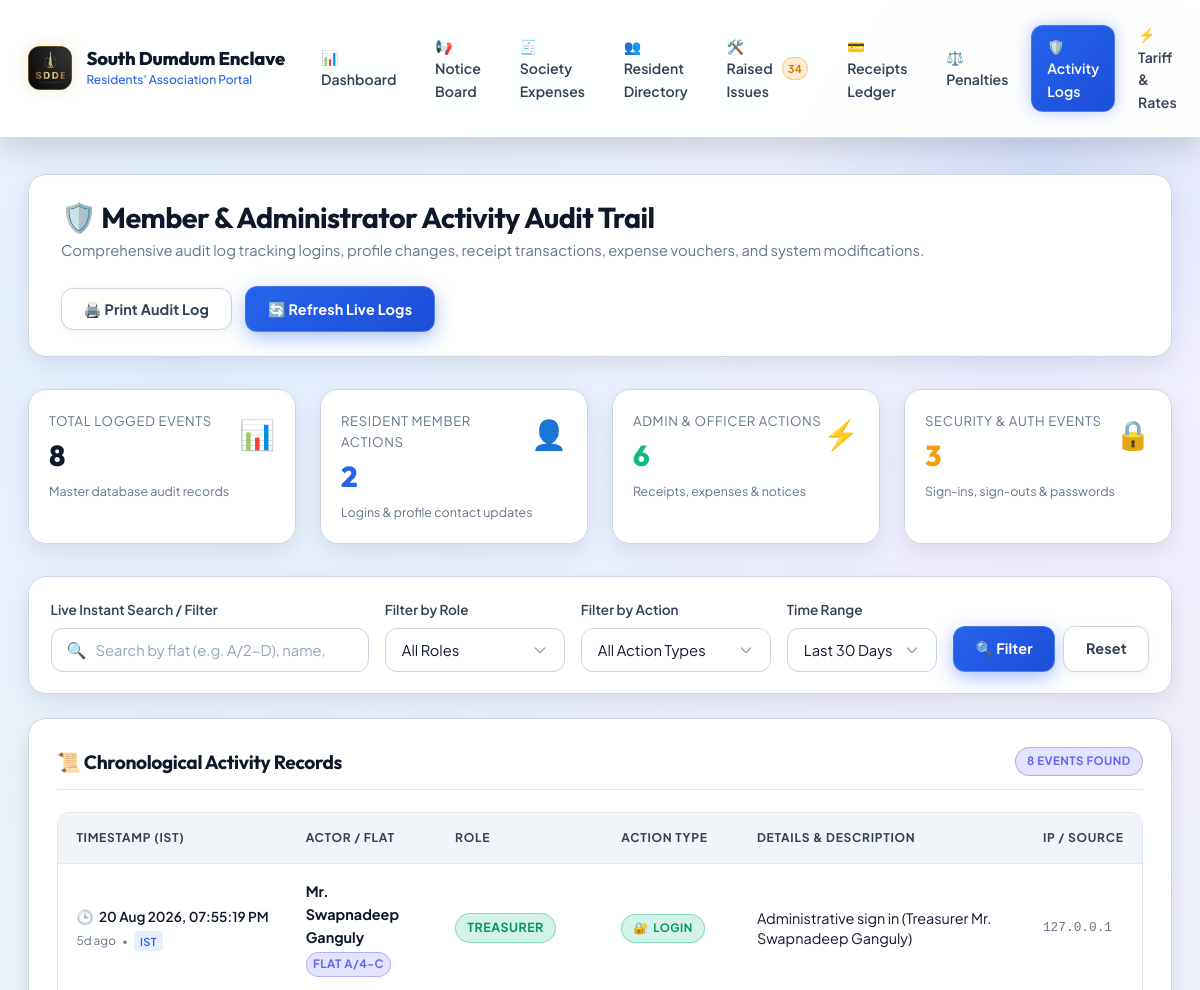
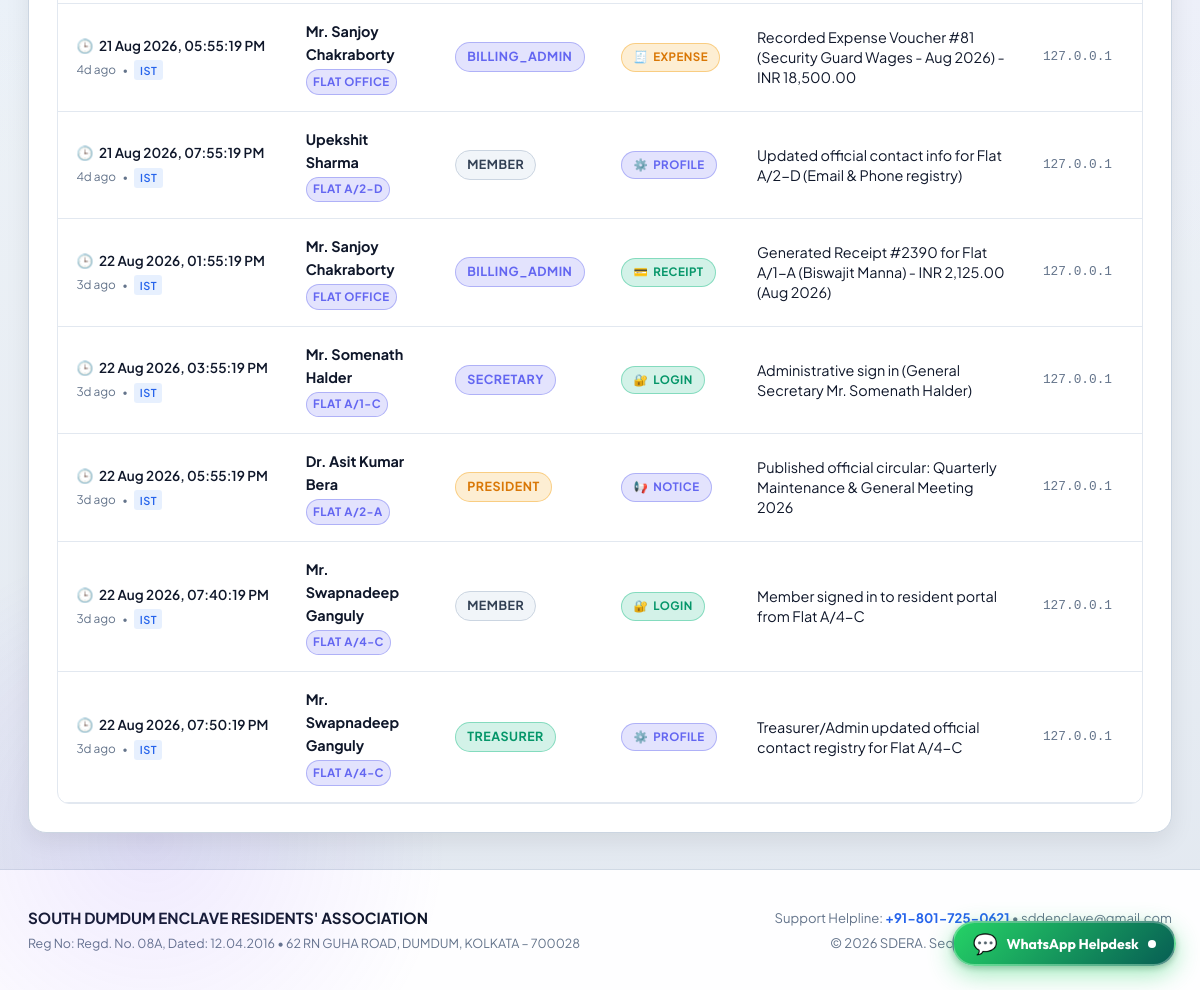
/admin/audit-logs (signed in), run on the app's committed database (2 pictures, top to bottom).
### tables this page shows
CREATE TABLE tbl_activity_logs (
        id INTEGER PRIMARY KEY AUTOINCREMENT,
        actor_username TEXT NOT NULL,
        actor_name TEXT,
        actor_role TEXT DEFAULT 'MEMBER',
        flat_no TEXT DEFAULT '-',
        action_type TEXT NOT NULL,
        description TEXT NOT NULL,
        ip_address TEXT DEFAULT '127.0.0.1',
        created_at TIMESTAMP DEFAULT CURRENT_TIMESTAMP
    );

### app.py (the view)
@app.route('/admin/audit-logs')
@roles_required('super_admin', 'billing_admin', 'president', 'secretary', 'treasurer', 'caretaker')
def admin_audit_logs():
    search_q = request.args.get('q', '').strip()
    role_filter = request.args.get('role', '').strip()
    action_filter = request.args.get('action', '').strip()
    days_filter = request.args.get('days', '30').strip()
    query = "SELECT * FROM tbl_activity_logs WHERE 1=1"
    params = []
    if search_q:
        query += " AND (actor_username LIKE %s OR actor_name LIKE %s OR flat_no LIKE %s OR description LIKE %s OR action_type LIKE %s)"
        params.extend([f"%{search_q}%", f"%{search_q}%", f"%{search_q}%", f"%{search_q}%", f"%{search_q}%"])
    if role_filter:
        query += " AND actor_role = %s"
        params.append(role_filter)
    if action_filter:
        query += " AND action_type = %s"
        params.append(action_filter)
    if days_filter and days_filter.isdigit():
        d_val = int(days_filter)
        if d_val > 0:
            query += " AND created_at >= %s"
            params.append((get_ist_now().replace(tzinfo=None) - timedelta(days=d_val)).strftime('%Y-%m-%d %H:%M:%S'))
    query += " ORDER BY id DESC LIMIT 500"
    try:
        logs = query_db(query, params) or []
    except Exception as err:
        app.logger.warning(f"Failed to query audit logs: {err}")
        logs = []
    try:
        stats_row = query_db("""
            SELECT
                COUNT(*) as total,
                COALESCE(SUM(CASE WHEN actor_role = 'MEMBER' THEN 1 ELSE 0 END), 0) as member,
                COALESCE(SUM(CASE WHEN actor_role != 'MEMBER' THEN 1 ELSE 0 END), 0) as admin,
                COALESCE(SUM(CASE WHEN action_type IN ('LOGIN', 'LOGOUT', 'PASSWORD_CHANGE') THEN 1 ELSE 0 END), 0) as security
            FROM tbl_activity_logs
        """, one=True)
        stats = {
            'total': int(stats_row['total'] or 0) if stats_row else 0,
            'member': int(stats_row['member'] or 0) if stats_row else 0,
            'admin': int(stats_row['admin'] or 0) if stats_row else 0,
            'security': int(stats_row['security'] or 0) if stats_row else 0
        }
    except Exception:
        stats = {'total': len(logs), 'member': 0, 'admin': len(logs), 'security': 0}
    try:
        distinct_roles = query_db("SELECT DISTINCT actor_role FROM tbl_activity_logs WHERE actor_role IS NOT NULL ORDER BY actor_role") or []
        distinct_actions = query_db("SELECT DISTINCT action_type FROM tbl_activity_logs WHERE action_type IS NOT NULL ORDER BY action_type") or []
    except Exception:
        distinct_roles = []
        distinct_actions = []
    return render_template(
        'admin_audit_logs.html',
        logs=logs,
        stats=stats,
        distinct_roles=distinct_roles,
        distinct_actions=distinct_actions,
        search_q=search_q,
        current_role=role_filter,
        current_action=action_filter,
        current_days=days_filter
    )

### templates/admin_audit_logs.html (shortened to what this page needs)
{% extends 'base.html' %}
{% block content %}
<div class="page-header">
    <div class="page-header-title">
        <h2>🛡️ Member & Administrator Activity Audit Trail</h2>
        <p>Comprehensive audit log tracking logins, profile changes, receipt transactions, expense vouchers, and system modifications.</p>
    </div>
    <div class="page-header-actions">
        <button type="button" class="btn btn-secondary" onclick="window.print()">
            🖨️ Print Audit Log
        </button>
        <a href="{{ url_for('admin_audit_logs') }}" class="btn btn-primary">
            🔄 Refresh Live Logs
        </a>
    </div>
</div>
<div class="grid-4" style="margin-bottom: 2rem;">
    <div class="card" style="padding: 1.25rem;">
        <div style="display: flex; justify-content: space-between; align-items: flex-start;">
            <div>
                <p class="text-muted" style="font-size: 0.82rem; margin: 0 0 0.35rem; text-transform: uppercase; letter-spacing: 0.05em;">Total Logged Events</p>
                <h3 style="font-size: 1.8rem; margin: 0; font-weight: 800; color: var(--text-main);">{{ stats.total }}</h3>
            </div>
            <span style="font-size: 1.8rem;">📊</span>
        </div>
        <div style="margin-top: 0.6rem; font-size: 0.78rem;" class="text-muted">Master database audit records</div>
    </div>
    <div class="card" style="padding: 1.25rem;">
        <div style="display: flex; justify-content: space-between; align-items: flex-start;">
            <div>
                <p class="text-muted" style="font-size: 0.82rem; margin: 0 0 0.35rem; text-transform: uppercase; letter-spacing: 0.05em;">Resident Member Actions</p>
                <h3 style="font-size: 1.8rem; margin: 0; font-weight: 800; color: #2563eb;">{{ stats.member }}</h3>
            </div>
            <span style="font-size: 1.8rem;">👤</span>
        </div>
        <div style="margin-top: 0.6rem; font-size: 0.78rem;" class="text-muted">Logins & profile contact updates</div>
    </div>
    <div class="card" style="padding: 1.25rem;">
        <div style="display: flex; justify-content: space-between; align-items: flex-start;">
            <div>
                <p class="text-muted" style="font-size: 0.82rem; margin: 0 0 0.35rem; text-transform: uppercase; letter-spacing: 0.05em;">Admin & Officer Actions</p>
                <h3 style="font-size: 1.8rem; margin: 0; font-weight: 800; color: #10b981;">{{ stats.admin }}</h3>
            </div>
            <span style="font-size: 1.8rem;">⚡</span>
        </div>
        <div style="margin-top: 0.6rem; font-size: 0.78rem;" class="text-muted">Receipts, expenses & notices</div>
    </div>
    <div class="card" style="padding: 1.25rem;">
        <div style="display: flex; justify-content: space-between; align-items: flex-start;">
            <div>
                <p class="text-muted" style="font-size: 0.82rem; margin: 0 0 0.35rem; text-transform: uppercase; letter-spacing: 0.05em;">Security & Auth Events</p>
                <h3 style="font-size: 1.8rem; margin: 0; font-weight: 800; color: #f59e0b;">{{ stats.security }}</h3>
            </div>
            <span style="font-size: 1.8rem;">🔒</span>
        </div>
        <div style="margin-top: 0.6rem; font-size: 0.78rem;" class="text-muted">Sign-ins, sign-outs & passwords</div>
    </div>
</div>
<div class="card filter-box" style="margin-bottom: 1.5rem; padding: 1.35rem;">
    <form method="GET" action="{{ url_for('admin_audit_logs') }}" style="display: flex; gap: 1rem; align-items: flex-end; flex-wrap: wrap;">
        <div style="flex: 1 1 240px; min-width: 0;">
            <label class="form-label" for="liveAuditSearch">Live Instant Search / Filter</label>
            <div class="live-search-box">
                <span class="search-icon">🔍</span>
                <input type="text" id="liveAuditSearch" name="q" value="{{ search_q or '' }}" class="form-control" placeholder="Search by flat (e.g. A/2-D), name, action, or keyword..." data-live-search="#auditLogsTable" data-search-counter="#auditCountBadge" data-clear-btn="clearAuditSearch">
            </div>
        </div>
        <div style="flex: 0 1 180px; min-width: 0;">
            <label class="form-label" for="roleFilter">Filter by Role</label>
            <select id="roleFilter" name="role" class="form-select">
                <option value="">All Roles</option>
            </select>
        </div>
        <div style="flex: 0 1 190px; min-width: 0;">
            <label class="form-label" for="actionFilter">Filter by Action</label>
            <select id="actionFilter" name="action" class="form-select">
                <option value="">All Action Types</option>
            </select>
        </div>
        <div style="flex: 0 1 150px; min-width: 0;">
            <label class="form-label" for="daysFilter">Time Range</label>
            <select id="daysFilter" name="days" class="form-select">
                <option value="30" {% if current_days == '30' or not current_days %}selected{% endif %}>Last 30 Days</option>
            </select>
        </div>
        <div style="display: flex; gap: 0.5rem; flex-wrap: wrap;">
            <button type="submit" class="btn btn-primary">🔍 Filter</button>
            <a href="{{ url_for('admin_audit_logs') }}" class="btn btn-secondary">Reset</a>
        </div>
    </form>
</div>
<div class="card">
    <div class="card-header">
        <h3 class="card-title">📜 Chronological Activity Records</h3>
        <div style="display: flex; align-items: center; gap: 0.75rem;">
            <span id="auditCountBadge" class="badge badge-info">{{ logs|length }} Events Found</span>
        </div>
    </div>
    <div class="table-container">
        <table class="custom-table" id="auditLogsTable">
            <thead>
                <tr>
                    <th style="width: 200px;">Timestamp (IST)</th>
                    <th>Actor / Flat</th>
                    <th>Role</th>
                    <th>Action Type</th>
                    <th>Details & Description</th>
                    <th>IP / Source</th>
                </tr>
            </thead>
            <tbody>
                {% for l in logs %}
                <tr>
                    <td class="text-secondary" style="font-size: 0.85rem; white-space: nowrap;">
                        <div title="{{ l.created_at }}">
                            <span style="display: flex; align-items: center; gap: 0.35rem; font-weight: 600; color: var(--text-main); font-size: 0.85rem;">
                                <span style="font-size: 0.85rem;">🕒</span> {{ l.created_at|format_audit_dt }}
                            </span>
                            <div style="display: flex; align-items: center; gap: 0.4rem; margin-top: 0.25rem;">
                                {% set rel_time = l.created_at|time_ago %}
                                {% if rel_time %}
                                <span class="text-muted" style="font-size: 0.74rem;">{{ rel_time }}</span>
                                <span style="font-size: 0.65rem; color: var(--text-muted);">&bull;</span>
                                {% endif %}
                                <span class="badge" style="font-size: 0.68rem; padding: 0.08rem 0.35rem; background: rgba(59, 130, 246, 0.12); color: #2563eb; font-weight: 600; border-radius: 3px;">IST</span>
                            </div>
                        </div>
                    </td>
                    <td>
                        <div>
                            <strong class="text-main" style="display: block;">{{ l.actor_name or l.actor_username }}</strong>
                            {% if l.flat_no and l.flat_no != '-' %}
                            <span class="badge badge-info" style="font-size: 0.72rem; padding: 0.15rem 0.4rem; margin-top: 0.2rem;">Flat {{ l.flat_no }}</span>
                            {% else %}
                            <span class="text-muted" style="font-size: 0.75rem;">{{ l.actor_username }}</span>
                            {% endif %}
                        </div>
                    </td>
                    <td>
                        {% set role_lower = (l.actor_role or 'member')|lower %}
                        <span class="badge badge-{{ role_lower }}" style="font-size: 0.78rem;">
                            {{ l.actor_role }}
                        </span>
                    </td>
                    <td>
                        {% if 'LOGIN' in l.action_type %}
                        <span class="badge badge-success" style="display: inline-flex; align-items: center; gap: 0.3rem;">
                            <span>🔐</span> Login
                        </span>
                        {% elif 'LOGOUT' in l.action_type %}
                        <span class="badge badge-secondary" style="display: inline-flex; align-items: center; gap: 0.3rem;">
                            <span>🚪</span> Logout
                        </span>
                        {% elif 'PASSWORD' in l.action_type %}
                        <span class="badge badge-warning" style="display: inline-flex; align-items: center; gap: 0.3rem;">
                            <span>🔑</span> Security
                        </span>
                        {% elif 'PROFILE' in l.action_type or 'CONTACT' in l.action_type %}
                        <span class="badge badge-info" style="display: inline-flex; align-items: center; gap: 0.3rem;">
                            <span>⚙️</span> Profile
                        </span>
                        {% elif 'RECEIPT' in l.action_type %}
                        <span class="badge badge-success" style="display: inline-flex; align-items: center; gap: 0.3rem;">
                            <span>💳</span> Receipt
                        </span>
                        {% elif 'EXPENSE' in l.action_type %}
                        <span class="badge badge-warning" style="display: inline-flex; align-items: center; gap: 0.3rem;">
                            <span>🧾</span> Expense
                        </span>
                        {% elif 'NOTICE' in l.action_type %}
                        <span class="badge badge-info" style="display: inline-flex; align-items: center; gap: 0.3rem;">
                            <span>📢</span> Notice
                        </span>
                        {% elif 'RATE' in l.action_type or 'TARIFF' in l.action_type %}
                        <span class="badge badge-primary" style="display: inline-flex; align-items: center; gap: 0.3rem;">
                            <span>⚡</span> Tariff
                        </span>
                        {% else %}
                        <span class="badge badge-secondary">{{ l.action_type }}</span>
                        {% endif %}
                    </td>
                    <td>
                        <span class="text-main" style="font-size: 0.9rem; line-height: 1.4; display: block;">
                            {{ l.description }}
                        </span>
                    </td>
                    <td class="text-muted" style="font-size: 0.8rem; font-family: monospace;">
                        {{ l.ip_address or '127.0.0.1' }}
                    </td>
                </tr>
                {% else %}
                <tr>
                    <td colspan="6" style="text-align: center; color: var(--text-muted); padding: 3rem;">
                        No activity records found matching the specified search criteria.
                    </td>
                </tr>
                {% endfor %}
            </tbody>
        </table>
    </div>
</div>
{% endblock %}

### data on the page
tbl_activity_logs: created_at "20 Aug 2026, 07:55:19 PM", rel_time "5d ago", actor_name "Mr. Swapnadeep Ganguly", flat_no "A/4-C", actor_role "TREASURER", action_type "LOGIN", description "Administrative sign in (Treasurer Mr. Swapnadeep Ganguly)", ip_address "127.0.0.1"
tbl_activity_logs: created_at "21 Aug 2026, 05:55:19 PM", rel_time "4d ago", actor_name "Mr. Sanjoy Chakraborty", flat_no "OFFICE", actor_role "BILLING_ADMIN", action_type "EXPENSE", description "Recorded Expense Voucher #81 (Security Guard Wages - Aug 2026) - INR 18,500.00", ip_address "127.0.0.1"
tbl_activity_logs: created_at "21 Aug 2026, 07:55:19 PM", rel_time "4d ago", actor_name "Upekshit Sharma", flat_no "A/2-D", actor_role "MEMBER", action_type "PROFILE", description "Updated official contact info for Flat A/2-D (Email & Phone registry)", ip_address "127.0.0.1"
tbl_activity_logs: created_at "22 Aug 2026, 01:55:19 PM", rel_time "3d ago", actor_name "Mr. Sanjoy Chakraborty", flat_no "OFFICE", actor_role "BILLING_ADMIN", action_type "RECEIPT", description "Generated Receipt #2390 for Flat A/1-A (Biswajit Manna) - INR 2,125.00 (Aug 2026)", ip_address "127.0.0.1"
tbl_activity_logs: created_at "22 Aug 2026, 03:55:19 PM", rel_time "3d ago", actor_name "Mr. Somenath Halder", flat_no "A/1-C", actor_role "SECRETARY", action_type "LOGIN", description "Administrative sign in (General Secretary Mr. Somenath Halder)", ip_address "127.0.0.1"
tbl_activity_logs: created_at "22 Aug 2026, 05:55:19 PM", rel_time "3d ago", actor_name "Dr. Asit Kumar Bera", flat_no "A/2-A", actor_role "PRESIDENT", action_type "NOTICE", description "Published official circular: Quarterly Maintenance & General Meeting 2026", ip_address "127.0.0.1"
tbl_activity_logs: created_at "22 Aug 2026, 07:40:19 PM", rel_time "3d ago", actor_name "Mr. Swapnadeep Ganguly", flat_no "A/4-C", actor_role "MEMBER", action_type "LOGIN", description "Member signed in to resident portal from Flat A/4-C", ip_address "127.0.0.1"
tbl_activity_logs: created_at "22 Aug 2026, 07:50:19 PM", rel_time "3d ago", actor_name "Mr. Swapnadeep Ganguly", flat_no "A/4-C", actor_role "TREASURER", action_type "PROFILE", description "Treasurer/Admin updated official contact registry for Flat A/4-C", ip_address "127.0.0.1"

### other printed values
{{ open_issues_count }} "34"
{{ stats.total }} "8"
{{ stats.member }} "2"
{{ stats.admin }} "6"
{{ stats.security }} "3"
{{ logs|length }} "8"
{{ config.ASSOCIATION_NAME }} "SOUTH DUMDUM ENCLAVE RESIDENTS' ASSOCIATION"
{{ config.ASSOCIATION_REG_NO }} "Regd. No. 08A, Dated: 12.04.2016"
{{ config.ASSOCIATION_ADDRESS }} "62 RN GUHA ROAD, DUMDUM, KOLKATA – 700028"
{{ config.ASSOCIATION_PHONE }} "+91-801-725-0621"
{{ config.ASSOCIATION_EMAIL }} "sddenclave@gmail.com"
{{ now.year }} "2026"
